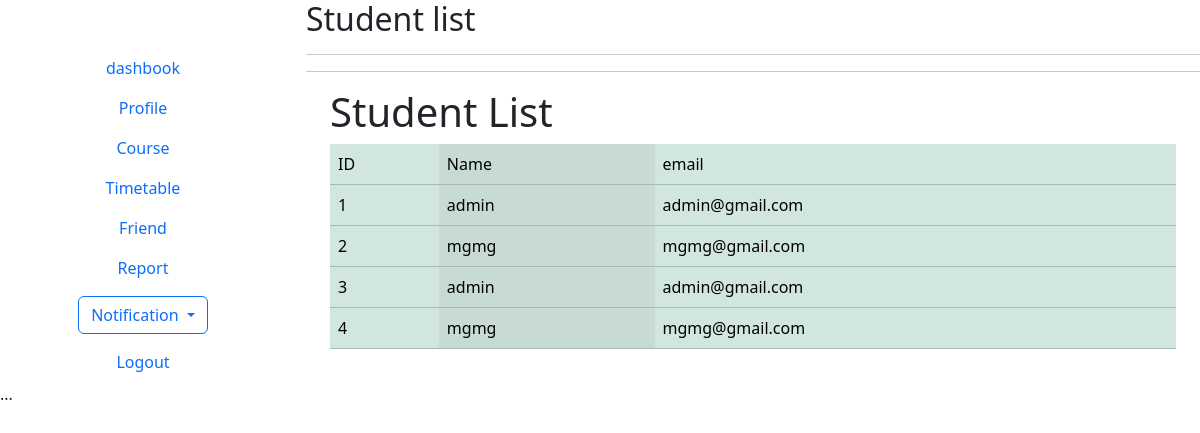
Page /teacher/studentList/ on the committed database.
### library/models.py (models this page shows)
class joinModel(models.Model):
    id=models.AutoField(primary_key=True)
    auth=models.ForeignKey(User,on_delete=models.CASCADE)
    join_date=models.DateTimeField(default=datetime.now)

### principle/views.py (the view)
# urls.py: path('studentList/', t_studentList),
def t_studentList(request):
    list=joinModel.objects.all()
    return render(request, 't_studentList.html',{'list':list})

### principle/templates/t_studentList.html (shortened to what this page needs)
{% extends "t_base.html" %}
{% block body %}
<h2>Student list</h2><hr><hr>
<div class="bg-gray-100 font-sans container" >
    <div class="container mx-auto my-10 p-8 bg-white shadow-md">
        <h1 class="text-3xl font-bold mb-8">Student List</h1>
        <table class="table table-success table-striped-columns">
            <thead>
            <tr>
                <td>ID</td>
                <td>Name</td>
                <td>email</td>
            </tr>
            {% for i in list %}
            <tr>
                <td>{{i.id}}</td>
                <td>{{i.auth.username}}</td>
                <td>{{i.auth.email}}</td>
            </tr>
            {% endfor %}
        </thead>
          </table>
</div>
</div>
{% endblock %}

### rows in the picture
joinModel: id "1", auth.username "admin", auth.email "admin@gmail.com"
joinModel: id "2", auth.username "mgmg", auth.email "mgmg@gmail.com"
joinModel: id "3", auth.username "admin", auth.email "admin@gmail.com"
joinModel: id "4", auth.username "mgmg", auth.email "mgmg@gmail.com"
